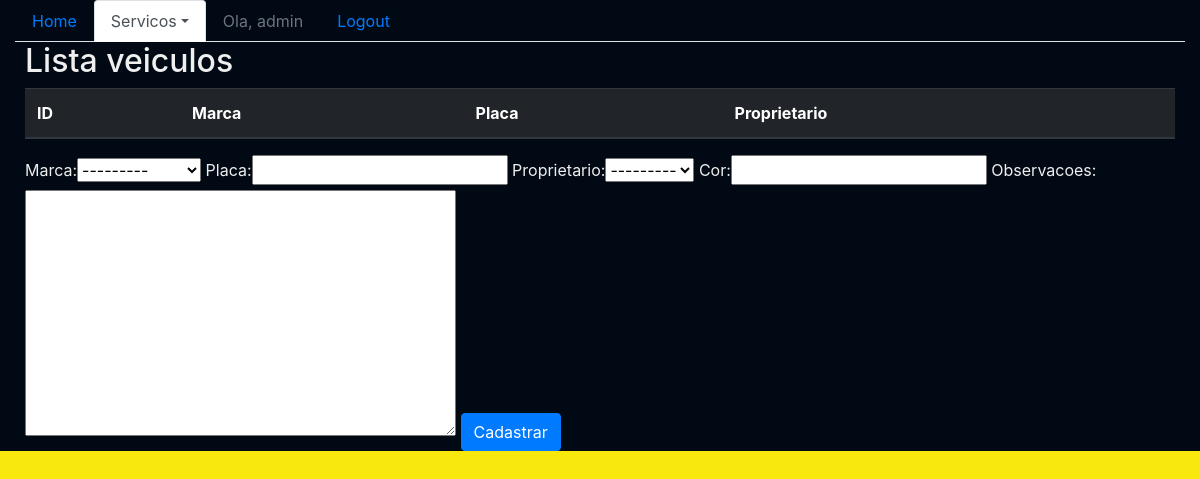
The app's page /sistema/veiculos/ (signed in), older data.
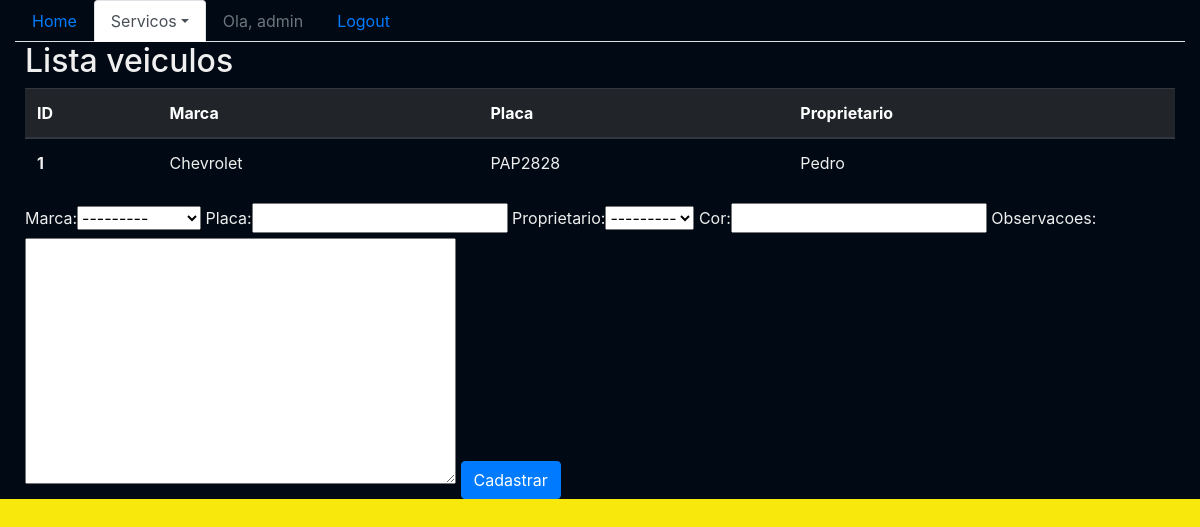
The same page, newer data.
### core/models.py (models this page shows, shortened)
class Veiculo(models.Model):
    marca = models.ForeignKey(Marca, on_delete=models.CASCADE)
    placa = models.CharField(max_length=7)
    proprietario = models.ForeignKey(Pessoa, on_delete=models.PROTECT)
    cor = models.CharField(max_length=15)
    observacoes = models.TextField()

class Marca(models.Model):
    nome = models.CharField(max_length=50)
    def __str__(self):
        return self.nome

class Pessoa(models.Model):
    nome = models.CharField(max_length=100)
    endereco = models.CharField(max_length=200)
    telefone = models.CharField(max_length=20)
    def __str__(self):
        return self.nome

### core/views.py (the view)
@login_required()
def lista_veiculos(request):
    form = VeiculoForm()
    veiculos = Veiculo.objects.all()
    data = {'veiculos': veiculos, 'form': form}
    return render(request, 'core/lista_veiculos.html', data)

### core/forms.py
class VeiculoForm(ModelForm):
    class Meta:
        model = Veiculo
        fields = '__all__'

### core/templates/core/lista_veiculos.html (shortened to what this page needs)
{% extends 'base.html' %}
{% load bootstrap %}
{% block menu%}
    <ul class="nav nav-tabs">
        <li class="nav-item">
            <a class="nav-link" href="{% url 'core_home' %}">Home</a>
        </li>
        <li class="nav-item dropdown">
        <li class="nav-item active dropdown">
            <a class="nav-link dropdown-toggle active" data-toggle="dropdown" href="#" role="button" aria-haspopup="true" aria-expanded="false">Servicos</a>
        </li>
        {% if user.is_authenticated %}
        <li class="nav-item">
                <a class="nav-link disabled" href="">Ola, {{ user }}</a>
        </li>
        <li class="nav-item">
                <a class="nav-link" href="{% url 'logout' %}">Logout</a>
        </li>
    {% else %}
    <li class="nav-item">
            <a class="nav-link" href="{% url 'login' %}">Login</a>
    </li>
    {% endif %}
    </ul>
{% endblock %}
{% block main %}
<div class="row">
    <div class="col">
        <h2>Lista veiculos</h2>
        <table class="table">
                <thead class="thead-dark">
                    <tr>
                    <th scope="col">ID</th>
                    <th scope="col">Marca</th>
                    <th scope="col">Placa</th>
                    <th scope="col">Proprietario</th>
                    </tr>
                </thead>
                <tbody>
                    {% for veiculo in veiculos %}
                    <tr>
                    <th scope="row">{{ veiculo.id }}</th>
                    <td>{{ veiculo.marca }}</td>
                    <td>{{ veiculo.placa }}</td>
                    <td>{{ veiculo.proprietario }}</td>
                    </tr>
                    {% endfor %}
                </tbody>
            </table>
        <form action="{% url 'core_veiculo_novo' %}" method="POST">
            {{ form|bootstrap }}
            <button type="submit" class="btn btn-primary">Cadastrar</button>
        </form>
    </div>
</div>
{% endblock %}

Row changes from the older to the newer data that the page shows:
added Veiculo: id "1", marca "Chevrolet", placa "PAP2828", proprietario "Pedro"
